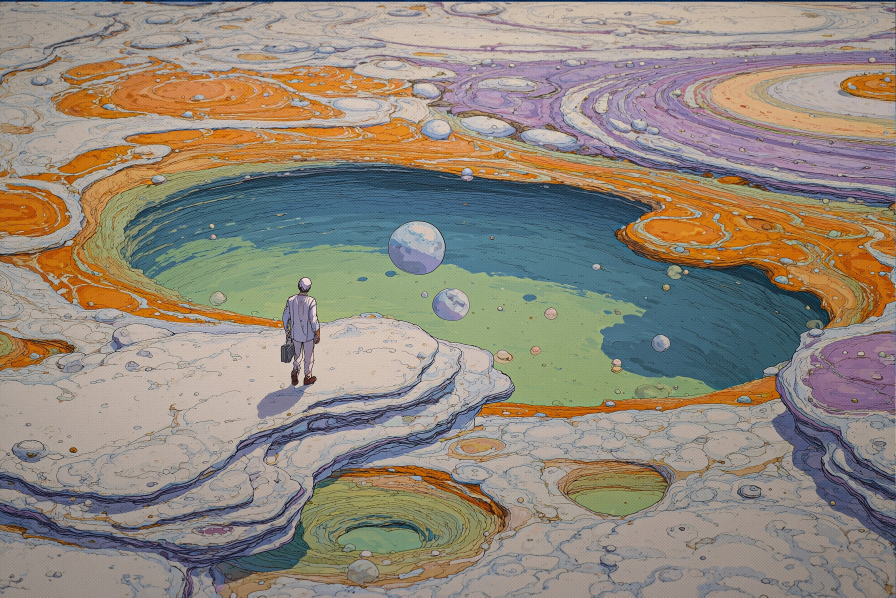
#> input picture clean/tweet_1947969930059465065.png, 2688 x 1792 px (shown at 1/3 size); its folder holds only this picture in this run
$ python classify_heuristic_fast.py
#> lines starting #> are read from the running program, lines starting #| are printed output that depends on the picture; after the words box and inside, x2 and y2 are one past the last pixel; in counts of white or black regions, pixels touching at a corner belong together
#!/usr/bin/env python3
import csv, json, math
from pathlib import Path
from PIL import Image
import numpy as np

BASE = Path(__file__).resolve().parents[1]
CLEAN = BASE / 'clean'
AN = BASE / 'analysis'
REV = BASE / 'review'
AN.mkdir(parents=True, exist_ok=True)
for c in ('brand_visual','not_brand','uncertain'):
    (REV / c).mkdir(parents=True, exist_ok=True)

OUT_JSON = AN / 'brand_classification_3classes.json'
OUT_CSV = AN / 'brand_classification_3classes.csv'
OUT_SUM = AN / 'brand_classification_summary.md'


def colorfulness(rgb):
    r, g, b = rgb[:,:,0], rgb[:,:,1], rgb[:,:,2]
    rg = np.abs(r - g)
    yb = np.abs(0.5 * (r + g) - b)
    std_rg, std_yb = np.std(rg), np.std(yb)
    mean_rg, mean_yb = np.mean(rg), np.mean(yb)
    return math.sqrt(std_rg**2 + std_yb**2) + 0.3 * math.sqrt(mean_rg**2 + mean_yb**2)


def edge_density(gray):
    gx = np.abs(np.diff(gray, axis=1))
    gy = np.abs(np.diff(gray, axis=0))
    g = np.pad(gx, ((0,0),(0,1)), mode='constant') + np.pad(gy, ((0,1),(0,0)), mode='constant')
    thr = np.percentile(g, 80)
    return float((g > thr).mean()), float(g.mean())


def white_ratio(rgb):
    m = (rgb[:,:,0] > 220) & (rgb[:,:,1] > 220) & (rgb[:,:,2] > 220)
    return float(m.mean())


def dark_ratio(rgb):
    m = (rgb[:,:,0] < 40) & (rgb[:,:,1] < 40) & (rgb[:,:,2] < 40)
    return float(m.mean())


def classify(img_path):
    img = Image.open(img_path).convert('RGB')
    img.thumbnail((768, 768))
    arr = np.asarray(img).astype(np.float32)
    gray = np.dot(arr[..., :3], [0.299, 0.587, 0.114])

    cf = colorfulness(arr)
    ed, gmean = edge_density(gray)
    wr = white_ratio(arr)
    dr = dark_ratio(arr)
    std = float(gray.std())

    # Heuristic rules tuned for review-first sorting
    # brand_visual probable: structured design boards, logos, typography layouts
    if ((wr > 0.35 and ed > 0.18 and std > 28) or
        (cf < 55 and ed > 0.2 and 12 < dr < 0.65) or
        (25 < cf < 85 and ed > 0.24 and std > 24)):
        return 'brand_visual', 0.66, f'layout-like cf={cf:.1f} ed={ed:.2f} std={std:.1f}'

    # not brand probable: photo-like/noisy scenes or very flat random content
    if ((cf > 95 and ed < 0.2) or
        (cf > 110 and std < 30) or
        (ed < 0.14 and std < 22) or
        (dr > 0.82 or wr > 0.92)):
        return 'not_brand', 0.63, f'photo/flat cf={cf:.1f} ed={ed:.2f} std={std:.1f}'

    return 'uncertain', 0.45, f'ambiguous cf={cf:.1f} ed={ed:.2f} std={std:.1f}'


files = sorted(CLEAN.glob('tweet_*.png'))
records = []
for i, fp in enumerate(files, 1):
    c, conf, rs = classify(fp)
#> in classify, img is the input picture: PIL image 2688x1792 RGB; mean R, G, B 145.3, 135.9, 123.8
#> in classify, `gray = np.dot(arr[..., :3], [0.299, 0.587, 0.114])`:
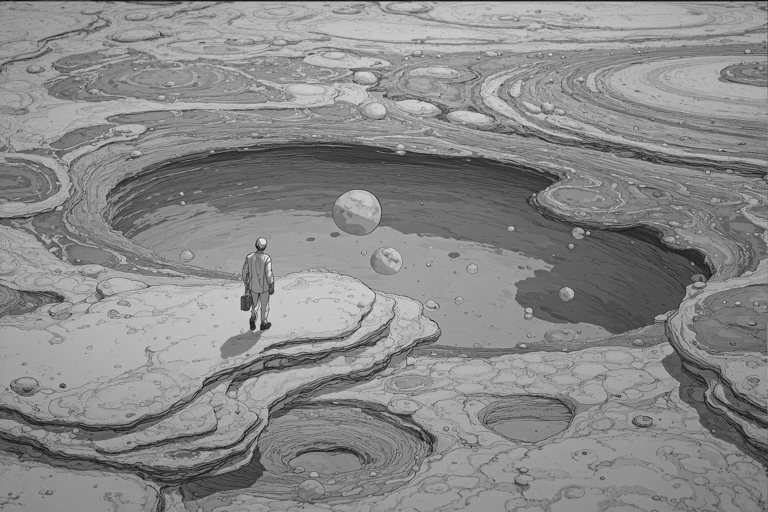
#> gray: shape (512, 768) float64; min 12.03, max 233.6, mean 137.3
#> in colorfulness, `r, g, b = rgb[:,:,0], rgb[:,:,1], rgb[:,:,2]`:
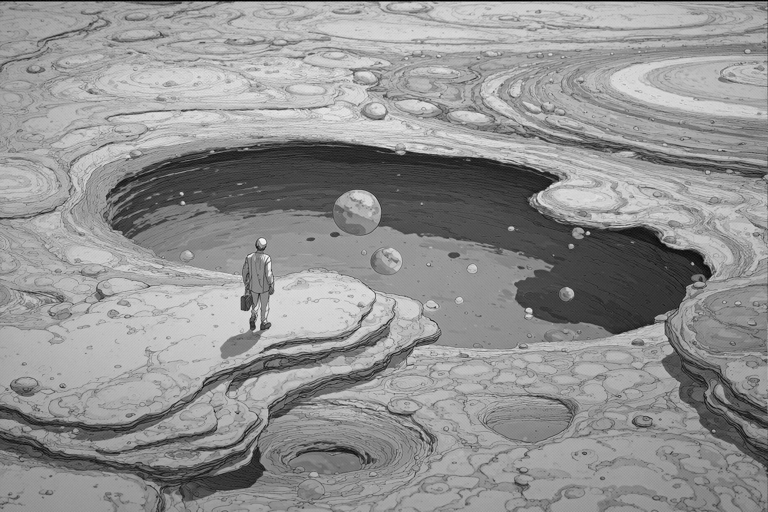
#> r: shape (512, 768) float32; min 0, max 249, mean 145.3
#> in colorfulness, `r, g, b = rgb[:,:,0], rgb[:,:,1], rgb[:,:,2]`:
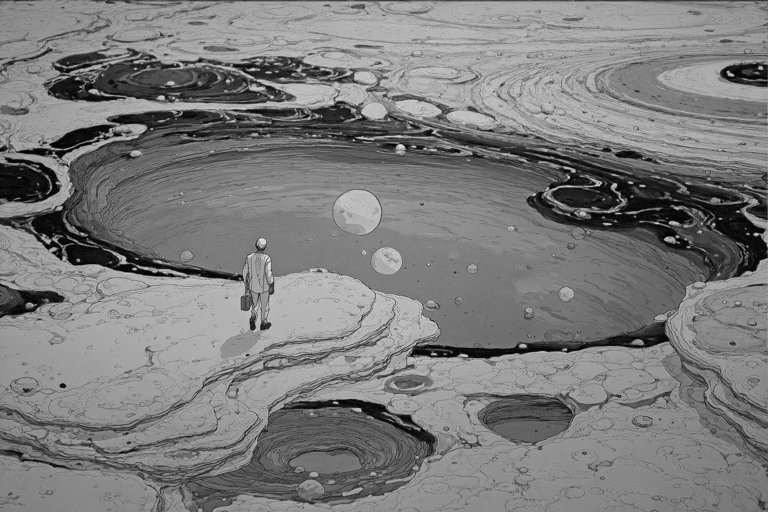
#> b: shape (512, 768) float32; min 0, max 228, mean 123.8
#> in colorfulness, `rg = np.abs(r - g)`:
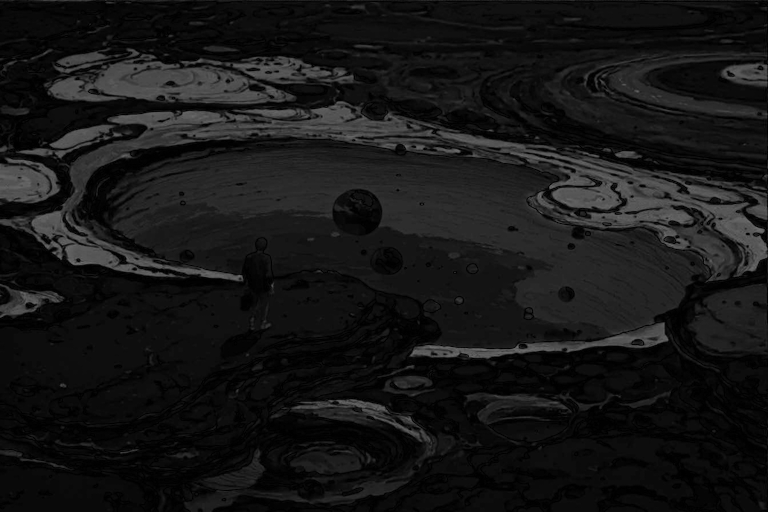
#> rg: shape (512, 768) float32; min 0, max 112, mean 22
#> in colorfulness, `yb = np.abs(0.5 * (r + g) - b)`:
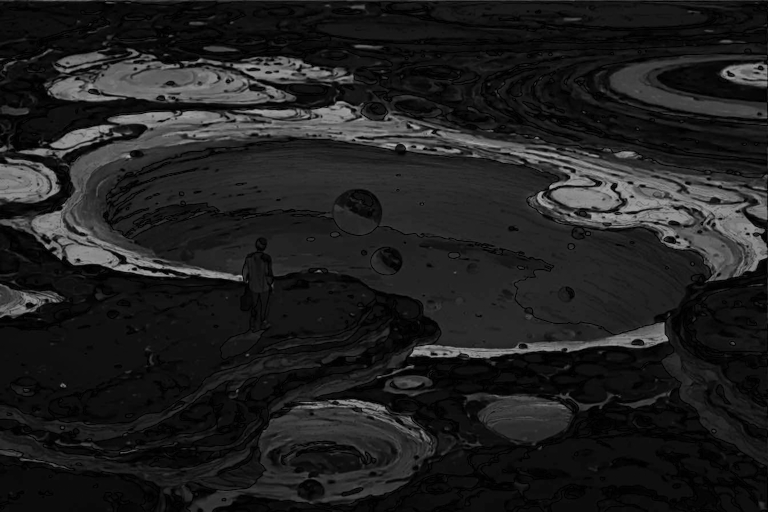
#> yb: shape (512, 768) float32; min 0, max 174, mean 31.6
#> in colorfulness, `std_rg, std_yb = np.std(rg), np.std(yb)`: std_rg = 21.62; std_yb = 31.66
#> in colorfulness, `mean_rg, mean_yb = np.mean(rg), np.mean(yb)`: mean_rg = 22.03; mean_yb = 31.57
#> in classify, `cf = colorfulness(arr)`: cf = 49.88
#> in edge_density, `g = np.pad(gx, ((0,0),(0,1)), mode='constant') + np.pad(gy, ((0,1),(0,..`:
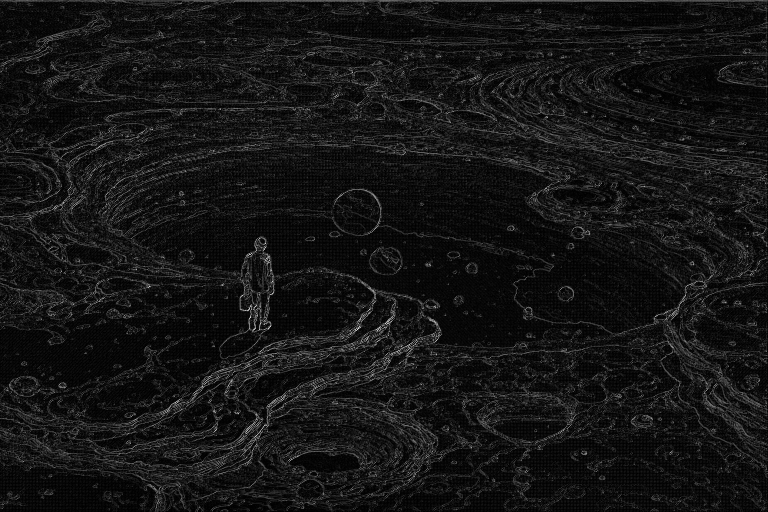
#> g: shape (512, 768) float64; min 0, max 222.5, mean 21.3
#> in edge_density, `thr = np.percentile(g, 80)`: thr = 33.03
#> in classify, `ed, gmean = edge_density(gray)`: ed = 0.2; gmean = 21.31
#> in white_ratio, `m = (rgb[:,:,0] > 220) & (rgb[:,:,1] > 220) & (rgb[:,:,2] > 220)`:
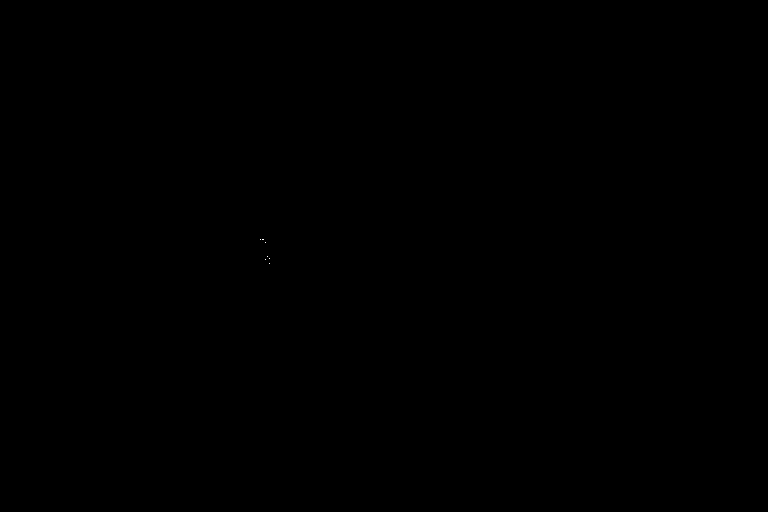
#> m: shape (512, 768) bool; 0% white in thin lines or dots, all inside (x1, y1, x2, y2) = (260, 239, 270, 264)
#> in classify, `wr = white_ratio(arr)`: wr = 2.03e-05
#> in dark_ratio, `m = (rgb[:,:,0] < 40) & (rgb[:,:,1] < 40) & (rgb[:,:,2] < 40)`: m: shape (512, 768) bool; 0.04% white in thin lines or dots
#> in classify, `dr = dark_ratio(arr)`: dr = 0.000417
#> in classify, `std = float(gray.std())`: std = 34.35
#> c = 'uncertain'; conf = 0.45; rs = 'ambiguous cf=49.9 ed=0.20 std=34.3'
    records.append({'file': fp.name, 'class': c, 'confidence': conf, 'reason_short': rs})
    if i % 100 == 0:
        print(f'done {i}/{len(files)}')

OUT_JSON.write_text(json.dumps(records, ensure_ascii=False, indent=2) + '\n')
with OUT_CSV.open('w', newline='', encoding='utf-8') as f:
    w = csv.DictWriter(f, fieldnames=['file','class','confidence','reason_short'])
    w.writeheader(); w.writerows(records)

# refresh review symlinks
for cls in ('brand_visual','not_brand','uncertain'):
    d = REV / cls
#> (the run stopped early here; a loop or call above may not have finished)
